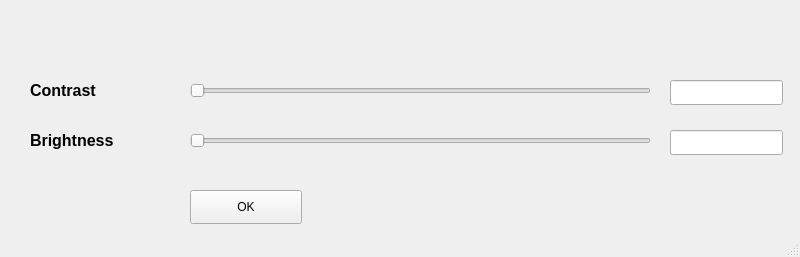
<?xml version="1.0" encoding="UTF-8"?>
<ui version="4.0">
 <class>MainWindow</class>
 <widget class="QMainWindow" name="MainWindow">
  <property name="geometry">
   <rect>
    <x>0</x>
    <y>0</y>
    <width>800</width>
    <height>257</height>
   </rect>
  </property>
  <property name="windowTitle">
   <string>MainWindow</string>
  </property>
  <widget class="QWidget" name="centralwidget">
   <widget class="QLabel" name="label">
    <property name="geometry">
     <rect>
      <x>30</x>
      <y>70</y>
      <width>151</width>
      <height>41</height>
     </rect>
    </property>
    <property name="text">
     <string>&lt;html&gt;&lt;head/&gt;&lt;body&gt;&lt;p&gt;&lt;span style=&quot; font-size:12pt; font-weight:600;&quot;&gt;Contrast&lt;/span&gt;&lt;/p&gt;&lt;/body&gt;&lt;/html&gt;</string>
    </property>
   </widget>
   <widget class="QSlider" name="horizontalSlider">
    <property name="geometry">
     <rect>
      <x>190</x>
      <y>80</y>
      <width>461</width>
      <height>22</height>
     </rect>
    </property>
    <property name="minimumSize">
     <size>
      <width>461</width>
      <height>22</height>
     </size>
    </property>
    <property name="maximumSize">
     <size>
      <width>461</width>
      <height>22</height>
     </size>
    </property>
    <property name="orientation">
     <enum>Qt::Horizontal</enum>
    </property>
   </widget>
   <widget class="QLineEdit" name="lineEdit">
    <property name="geometry">
     <rect>
      <x>670</x>
      <y>80</y>
      <width>113</width>
      <height>25</height>
     </rect>
    </property>
   </widget>
   <widget class="QPushButton" name="pushButton">
    <property name="geometry">
     <rect>
      <x>190</x>
      <y>190</y>
      <width>112</width>
      <height>34</height>
     </rect>
    </property>
    <property name="text">
     <string>OK</string>
    </property>
   </widget>
   <widget class="QLabel" name="label_2">
    <property name="geometry">
     <rect>
      <x>30</x>
      <y>120</y>
      <width>151</width>
      <height>41</height>
     </rect>
    </property>
    <property name="text">
     <string>&lt;html&gt;&lt;head/&gt;&lt;body&gt;&lt;p&gt;&lt;span style=&quot; font-size:12pt; font-weight:600;&quot;&gt;Brightness&lt;/span&gt;&lt;/p&gt;&lt;/body&gt;&lt;/html&gt;</string>
    </property>
   </widget>
   <widget class="QSlider" name="horizontalSlider_2">
    <property name="geometry">
     <rect>
      <x>190</x>
      <y>130</y>
      <width>461</width>
      <height>22</height>
     </rect>
    </property>
    <property name="minimumSize">
     <size>
      <width>461</width>
      <height>22</height>
     </size>
    </property>
    <property name="maximumSize">
     <size>
      <width>461</width>
      <height>22</height>
     </size>
    </property>
    <property name="orientation">
     <enum>Qt::Horizontal</enum>
    </property>
   </widget>
   <widget class="QLineEdit" name="lineEdit_2">
    <property name="geometry">
     <rect>
      <x>670</x>
      <y>130</y>
      <width>113</width>
      <height>25</height>
     </rect>
    </property>
   </widget>
  </widget>
  <widget class="QStatusBar" name="statusbar"/>
 </widget>
 <resources/>
 <connections/>
</ui>
